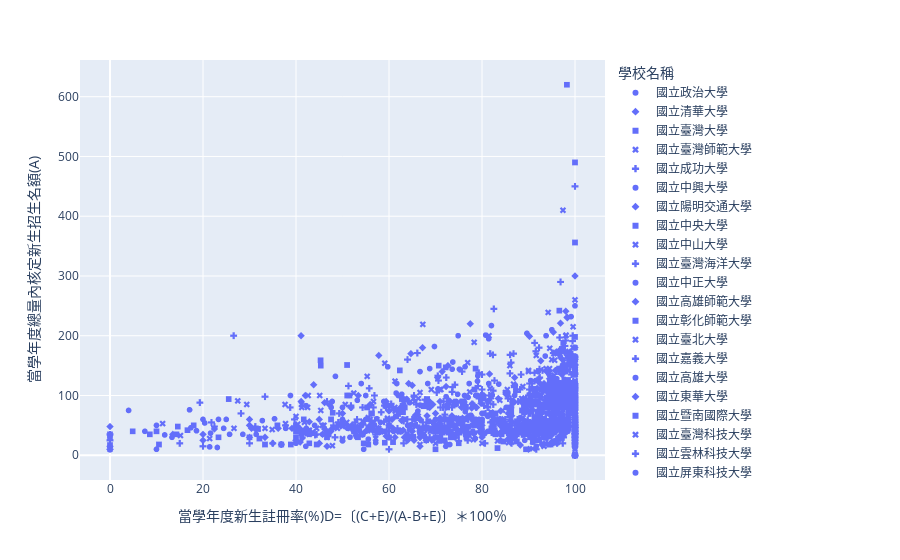

Source (notebook cell):
### Code cell
fig = px.scatter(uni110 , x="當學年度新生註冊率(%)D=〔(C+E)/(A-B+E)〕＊100％", y="當學年度總量內核定新生招生名額(A)",symbol="學校名稱",hover_data=["系所名稱"])
fig.show()
